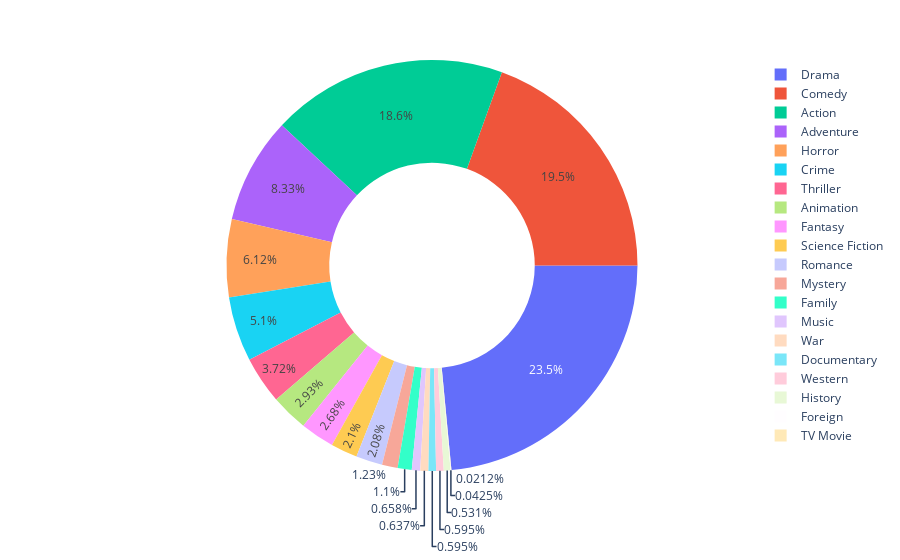

Notebook cell for this chart:
### Markdown cell above
This graph showed us the distribution of the primary languages of the movie. The word on the legend is the abbreviation of the languages. From this pie chart, we can see that most of the languages are English, and they took a large percentage of (91.9%) the population.

From this graph, there are two speculations on how the languages of the movie will affect the revenue, it could be either the case that being an English movie is the key of a popular and the fact that the primary language is English will contribute to the revenue, or it is possible that language does not matter at all about the popularity, and they share the same revenue.

### Code cell
fig_gen = px.pie(datas, names='genres')
fig_gen.update_traces(hole=0.5)
fig_gen.update_traces(rotation=90)
fig_gen.show()

### Figure 1 — Plotly figure (JSON) as saved in the notebook; plotly's stock layout.template omitted (floating-point values rounded to 4 significant figures; data arrays with more than 128 entries replaced by an {"elided": "..."} marker saying what was removed)
{"data": [{"domain": {"x": [0, 1], "y": [0, 1]}, "hole": 0.5, "hovertemplate": "genres=%{label}<extra></extra>", "labels": {"elided": "4708 str values"}, "legendgroup": "", "name": "", "rotation": 90, "showlegend": true, "type": "pie"}], "layout": {"legend": {"tracegroupgap": 0}, "margin": {"t": 60}}}
